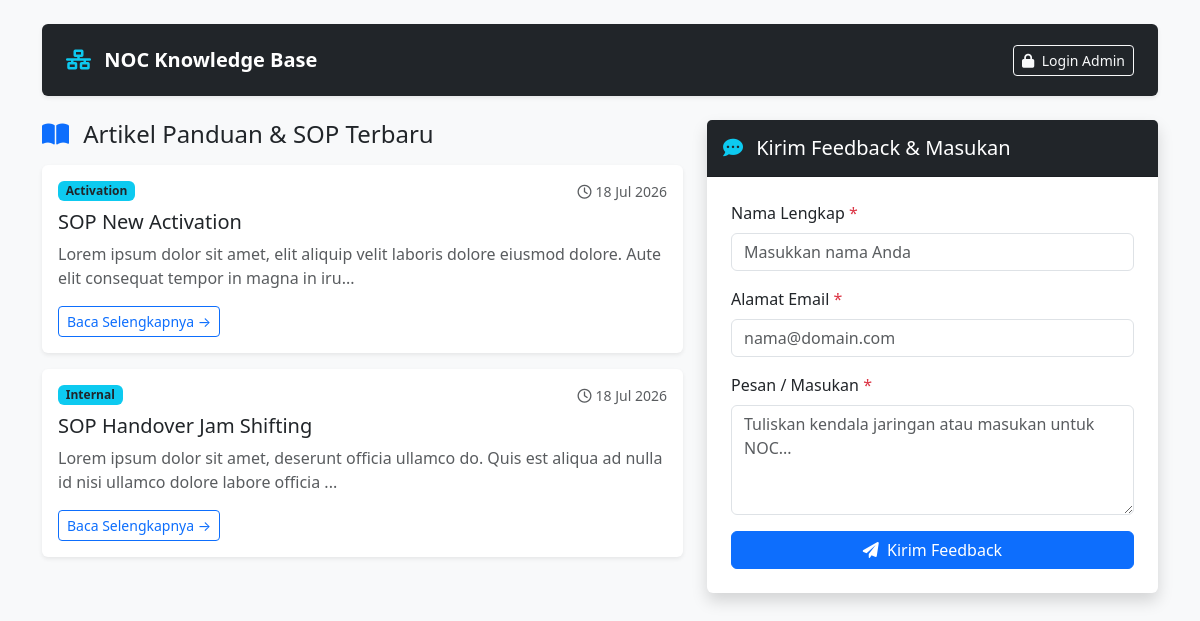
The page / on the database its author committed.
### tables this page shows
CREATE TABLE `articles` (
  `id` int(11) NOT NULL,
  `title` varchar(255) NOT NULL,
  `slug` varchar(255) NOT NULL,
  `content` text NOT NULL,
  `category` varchar(100) NOT NULL,
  `status` enum('draft','published') DEFAULT 'draft',
  `created_at` timestamp NOT NULL DEFAULT current_timestamp()
);

### application/controllers/Welcome.php (called while the page is built, shortened)
<?php
class Welcome extends CI_Controller {
    public function index() {
        $data['articles'] = $this->Noc_model->get_published_articles();
        $this->load->view('public_feedback', $data);
    }
}

### index.php (called while the page is built, shortened)
<?php
require_once BASEPATH.'core/CodeIgniter.php';

### application/models/Noc_model.php (called while the page is built, shortened)
<?php
class Noc_model extends CI_Model {
    public function get_published_articles() {
        $this->db->where('status', 'published');
        $this->db->order_by('id', 'DESC');
        return $this->db->get('articles')->result();
    }
}

### application/views/public_feedback.php (the view, shortened to what this page needs)
<!DOCTYPE html>
<html lang="id">
<head>
    <link href="https://cdn.jsdelivr.net/npm/bootstrap@5.3.0/dist/css/bootstrap.min.css" rel="stylesheet">
    <link href="https://cdnjs.cloudflare.com/ajax/libs/font-awesome/6.0.0/css/all.min.css" rel="stylesheet">
</head>
<body class="bg-light py-4">
<div class="container mb-4">
    <nav class="navbar navbar-expand-lg navbar-dark bg-dark rounded shadow-sm px-4 py-3">
        <a class="navbar-brand font-weight-bold" href="<?= base_url() ?>">
            <i class="fa-solid fa-network-wired text-info me-2"></i> <strong>NOC Knowledge Base</strong>
        </a>
        <div class="ms-auto">
            <a href="<?= base_url('admin/dashboard') ?>" class="btn btn-outline-light btn-sm">
                <i class="fa-solid fa-lock me-1"></i> Login Admin
            </a>
        </div>
    </nav>
</div>
<div class="container">
    <div class="row">
        <div class="col-lg-7 mb-4">
            <h4 class="mb-3"><i class="fa-solid fa-book-open text-primary me-2"></i> Artikel Panduan & SOP Terbaru</h4>
            <?php if (empty($articles)): ?>
                <div class="alert alert-info shadow-sm">
                    <i class="fa-solid fa-info-circle me-1"></i> Belum ada artikel Knowledge Base yang dipublikasikan oleh Admin NOC.
                </div>
            <?php else: ?>
                <div class="row">
                    <?php foreach ($articles as $row): ?>
                    <div class="col-12 mb-3">
                        <div class="card shadow-sm h-100 border-0">
                            <div class="card-body">
                                <div class="d-flex justify-content-between align-items-center mb-2">
                                    <span class="badge bg-info text-dark"><?= $row->category ?></span>
                                    <small class="text-muted"><i class="fa-regular fa-clock me-1"></i><?= date('d M Y', strtotime((string) $row->created_at)) ?></small>
                                </div>
                                <h5 class="card-title text-dark"><?= $row->title ?></h5>
                                <p class="card-text text-muted">
                                    <?= substr(strip_tags((string) $row->content), 0, 120) ?>...
                                </p>
                                <a href="<?= base_url('welcome/read/' . $row->slug) ?>" class="btn btn-sm btn-outline-primary">
                                    Baca Selengkapnya &rarr;
                                </a>
                            </div>
                        </div>
                    </div>
                    <?php endforeach; ?>
                </div>
            <?php endif; ?>
        </div>
        <div class="col-lg-5">
            <div class="card shadow border-0">
                <div class="card-header bg-dark text-white py-3">
                    <h5 class="mb-0"><i class="fa-solid fa-comment-dots text-info me-2"></i> Kirim Feedback & Masukan</h5>
                </div>
                <div class="card-body p-4">
                    <form action="<?= base_url('welcome/send_feedback') ?>" method="post">
                        <div class="mb-3">
                            <label class="form-label">Nama Lengkap <span class="text-danger">*</span></label>
                            <input type="text" name="name" class="form-control" value="<?= set_value('name') ?>" placeholder="Masukkan nama Anda">
                        </div>
                        <div class="mb-3">
                            <label class="form-label">Alamat Email <span class="text-danger">*</span></label>
                            <input type="email" name="email" class="form-control" value="<?= set_value('email') ?>" placeholder="nama@domain.com">
                        </div>
                        <div class="mb-3">
                            <label class="form-label">Pesan / Masukan <span class="text-danger">*</span></label>
                            <textarea name="message" class="form-control" rows="4" placeholder="Tuliskan kendala jaringan atau masukan untuk NOC..."><?= set_value('message') ?></textarea>
                        </div>
                        <button type="submit" class="btn btn-primary w-100"><i class="fa-solid fa-paper-plane me-1"></i> Kirim Feedback</button>
                    </form>
                </div>
            </div>
        </div>
    </div>
</div>
</body>
</html>

### rows shown on the page
articles: category "Activation", created_at "18 Jul 2026", title "SOP New Activation", content "Lorem ipsum dolor sit amet, elit aliquip velit laboris dolore eiusmod dolore. Aute elit consequat tempor in magna in iru"
articles: category "Internal", created_at "18 Jul 2026", title "SOP Handover Jam Shifting", content "Lorem ipsum dolor sit amet, deserunt officia ullamco do. Quis est aliqua ad nulla id nisi ullamco dolore labore officia"
